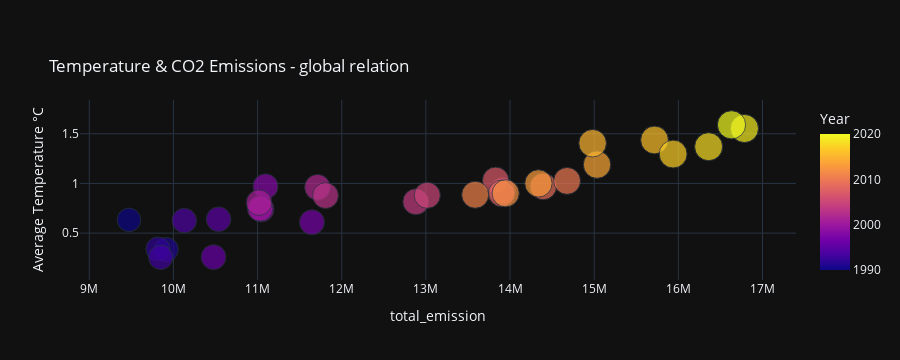

Write notebook code for a chart like this one.
### Code cell
fig = px.scatter(correlation.reset_index(),    
    x = "total_emission", 
    y = "Average Temperature °C", 
    size = "pop_tot",
    color = "Year", 
    title = "<br> Temperature & CO2 Emissions - global relation",
    template="plotly_dark")
fig.write_image("../../outputs/Dataset_03/early_emmisions.png",format="png")
fig.show()

### Figure 1 — Plotly figure (JSON) as saved in the notebook; plotly's stock layout.template omitted (floating-point values rounded to 4 significant figures)
{"data": [{"hovertemplate": "total_emission=%{x}<br>Average Temperature °C=%{y}<br>pop_tot=%{marker.size}<br>Year=%{marker.color}<extra></extra>", "legendgroup": "", "marker": {"color": [1990, 1991, 1992, 1993, 1994, 1995, 1996, 1997, 1998, 1999, 2000, 2001, 2002, 2003, 2004, 2005, 2006, 2007, 2008, 2009, 2010, 2011, 2012, 2013, 2014, 2015, 2016, 2017, 2018, 2019, 2020], "coloraxis": "coloraxis", "size": [6080525587, 6325325159, 6393771038, 6441828937, 6583622220, 6669026903, 6754151809, 6837997744, 6920512072, 7002054969, 7095370967, 7178647212, 7260980430, 7341786316, 7423528438, 7505261927, 7595933890, 7680120391, 7764523773, 7849276641, 7935268225, 8021539184, 8108636070, 8195428383, 8281287277, 8365928251, 8449635554, 8533136330, 8612848062, 8687835756, 8756565252], "sizemode": "area", "sizeref": 21890000.0, "symbol": "circle"}, "mode": "markers", "name": "", "orientation": "v", "showlegend": false, "type": "scatter", "x": [9472000.0, 9915000.0, 9817000.0, 9848000.0, 10130000.0, 10540000.0, 10480000.0, 11650000.0, 11090000.0, 11050000.0, 11030000.0, 11020000.0, 11710000.0, 11810000.0, 12880000.0, 13020000.0, 13910000.0, 13830000.0, 13900000.0, 14390000.0, 14680000.0, 13590000.0, 13950000.0, 14340000.0, 15030000.0, 14980000.0, 15720000.0, 15940000.0, 16360000.0, 16790000.0, 16630000.0], "xaxis": "x", "y": [0.6335, 0.3356, 0.3399, 0.256, 0.6263, 0.6398, 0.2585, 0.6099, 0.9704, 0.7395, 0.7488, 0.807, 0.9614, 0.8779, 0.8163, 0.8806, 0.9264, 1.031, 0.8999, 0.9709, 1.026, 0.8862, 0.9011, 1.001, 1.189, 1.405, 1.437, 1.296, 1.37, 1.553, 1.59], "yaxis": "y"}], "layout": {"coloraxis": {"colorbar": {"title": {"text": "Year"}}, "colorscale": [[0, "#0d0887"], [0.1111, "#46039f"], [0.2222, "#7201a8"], [0.3333, "#9c179e"], [0.4444, "#bd3786"], [0.5556, "#d8576b"], [0.6667, "#ed7953"], [0.7778, "#fb9f3a"], [0.8889, "#fdca26"], [1, "#f0f921"]]}, "height": 360, "legend": {"itemsizing": "constant", "tracegroupgap": 0}, "title": {"text": "<br> Temperature & CO2 Emissions - global relation"}, "xaxis": {"anchor": "y", "autorange": true, "domain": [0, 1], "range": [8819000.0, 17480000.0], "title": {"text": "total_emission"}, "type": "linear"}, "yaxis": {"anchor": "x", "autorange": true, "domain": [0, 1], "range": [0.02812, 1.84], "title": {"text": "Average Temperature °C"}, "type": "linear"}}}
